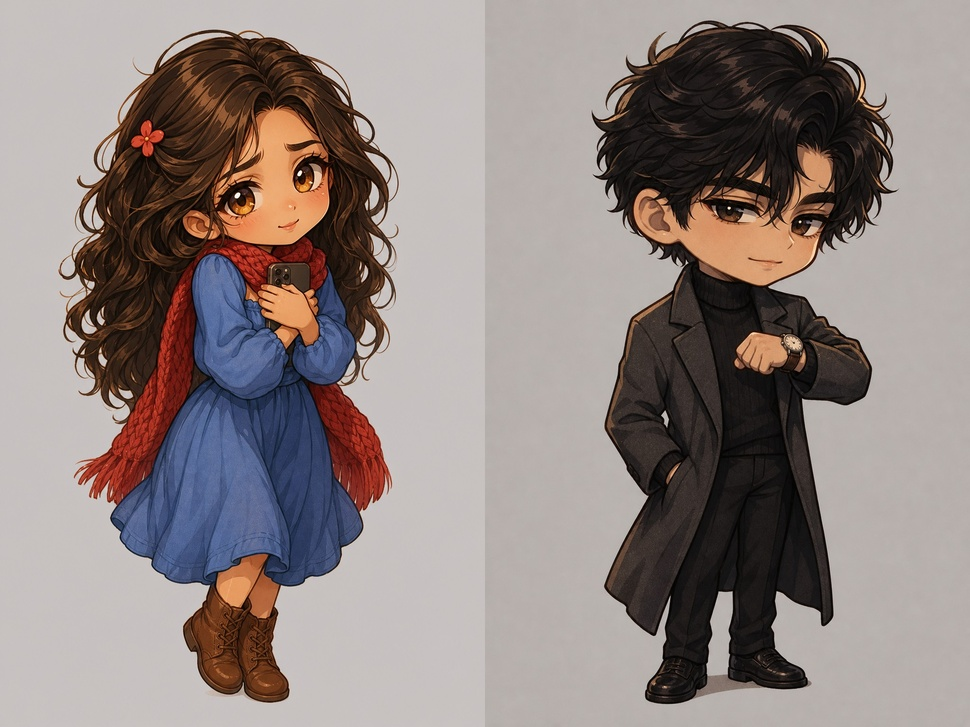
#> input picture shorts/eleven/chibi-test-2.jpg, 970 x 727 px, shrunk from 2048 x 1536 before the run
$ python cutout.py chibi-test-2.jpg chibi-test-3.jpg
#> lines starting #> are read from the running program, lines starting #| are printed output that depends on the picture; after the words box and inside, x2 and y2 are one past the last pixel; in counts of white or black regions, pixels touching at a corner belong together
"""Cut a character out of a plain backdrop: colour key from the border, GrabCut to settle the boundary, a guided
filter for soft hair edges, and colour decontamination so no grey halo is left.
    python cutout.py in.png out.png [--tol 16] [--flat]
"""
import sys, numpy as np, cv2

src, dst = sys.argv[1], sys.argv[2]
tol = float(sys.argv[sys.argv.index('--tol') + 1]) if '--tol' in sys.argv else 16.0
bgr = cv2.imread(src, cv2.IMREAD_COLOR)
#> bgr is the input picture: shape (727, 970, 3); mean B, G, R 128.8, 131.7, 143.1
h, w = bgr.shape[:2]
#> h = 727; w = 970
lab = cv2.cvtColor(cv2.medianBlur(bgr, 5), cv2.COLOR_BGR2LAB).astype(np.float32)
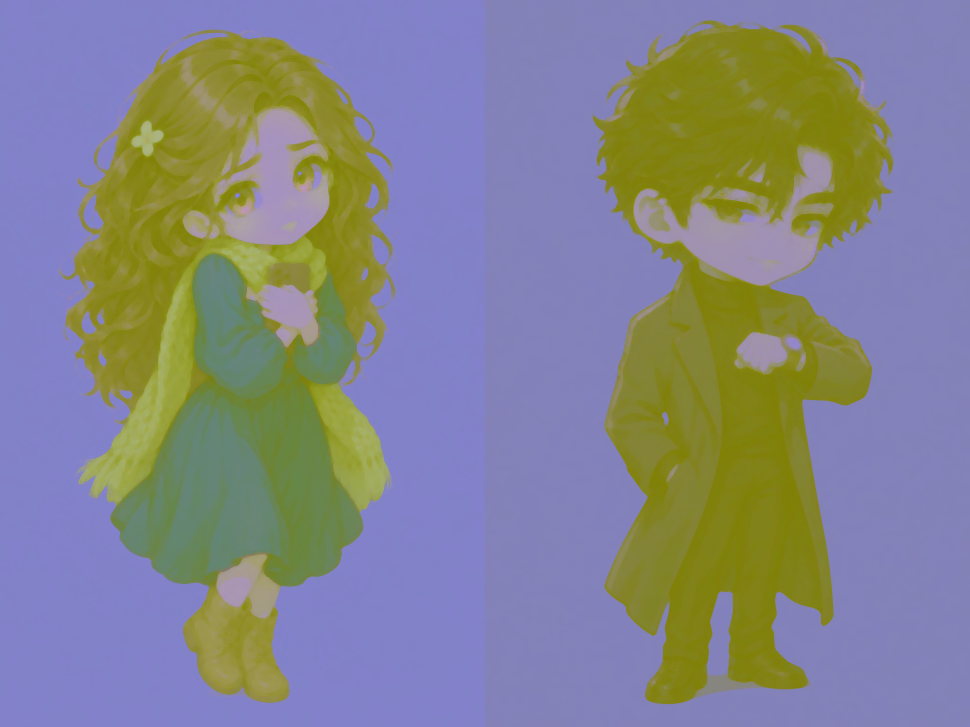
#> lab: shape (727, 970, 3) float32; mean B, G, R 139.8, 131.9, 131.2
border = np.concatenate([lab[:10].reshape(-1, 3), lab[-10:].reshape(-1, 3), lab[:, :10].reshape(-1, 3), lab[:, -10:].reshape(-1, 3)])
# the backdrop drifts a little across the frame: use the colour of the nearest border region, smoothly
# only neutral, light border pixels count as backdrop (close-ups have the subject touching the edges)
neutral = border[(np.abs(border[:, 1] - 128) < 7) & (np.abs(border[:, 2] - 128) < 9) & (border[:, 0] > 140)]
bgc = np.median(neutral if len(neutral) > 200 else border, 0)
#> bgc = [193.5, 130, 130]
d = np.linalg.norm(lab - bgc, axis=2)
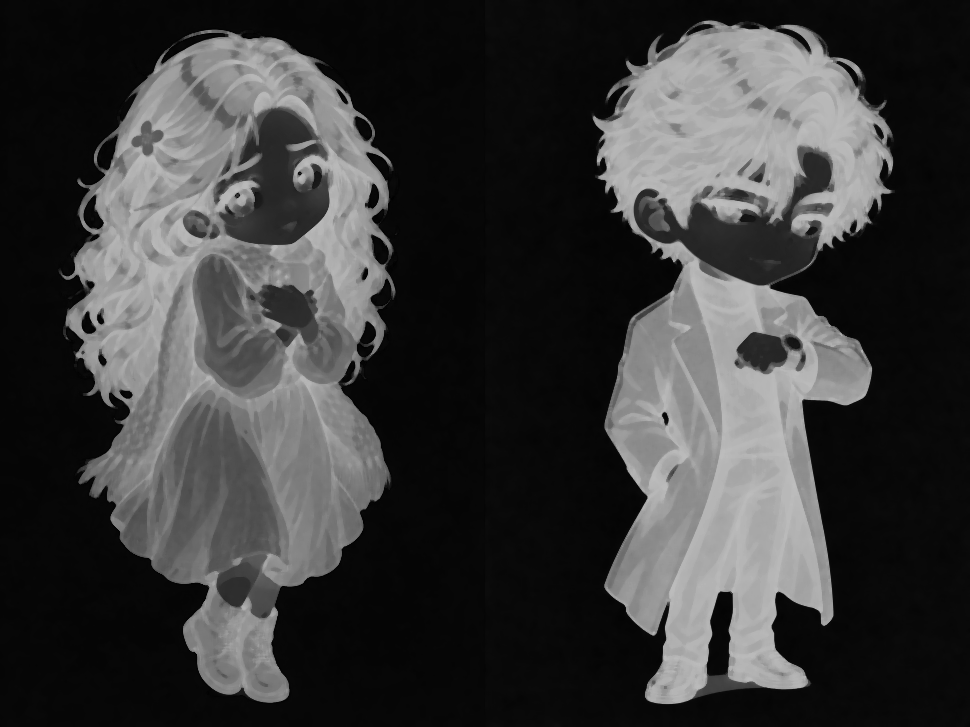
#> d: shape (727, 970) float32; min 0.5, max 190.5, mean 58.8
cand = (d < tol).astype(np.uint8)
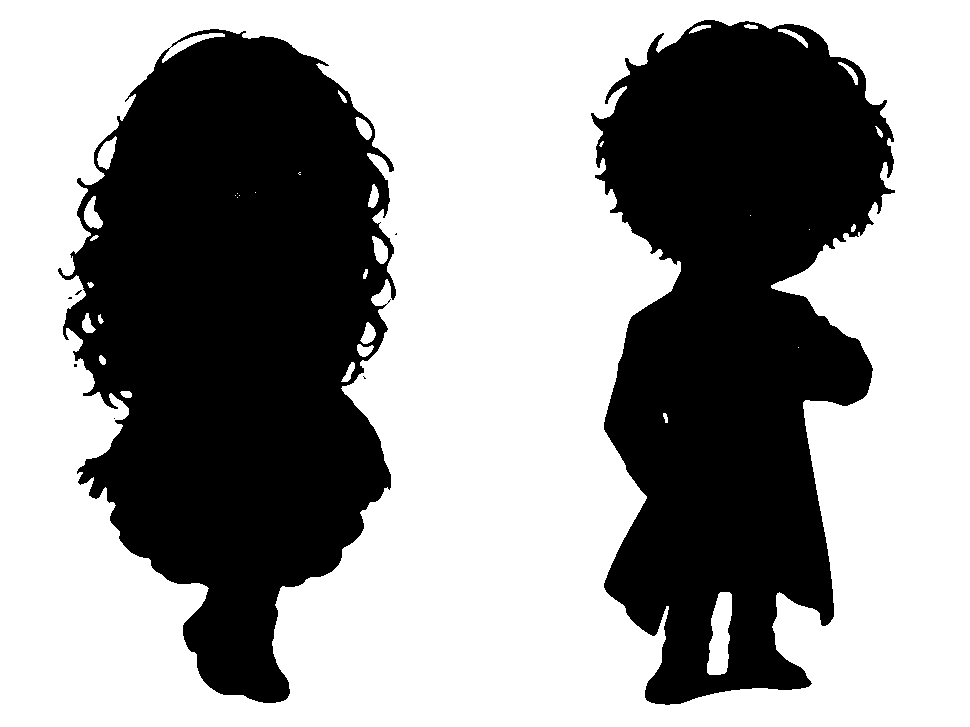
#> cand: shape (727, 970); values 0 (black) and 1 (white), 59.6% white; 8 black regions (6 under 20 px), largest, box (x1, y1, x2, y2) and area: (58, 29, 396, 703) 149659, (591, 20, 895, 705) 135253
n, lbl = cv2.connectedComponents(cand, connectivity=4)
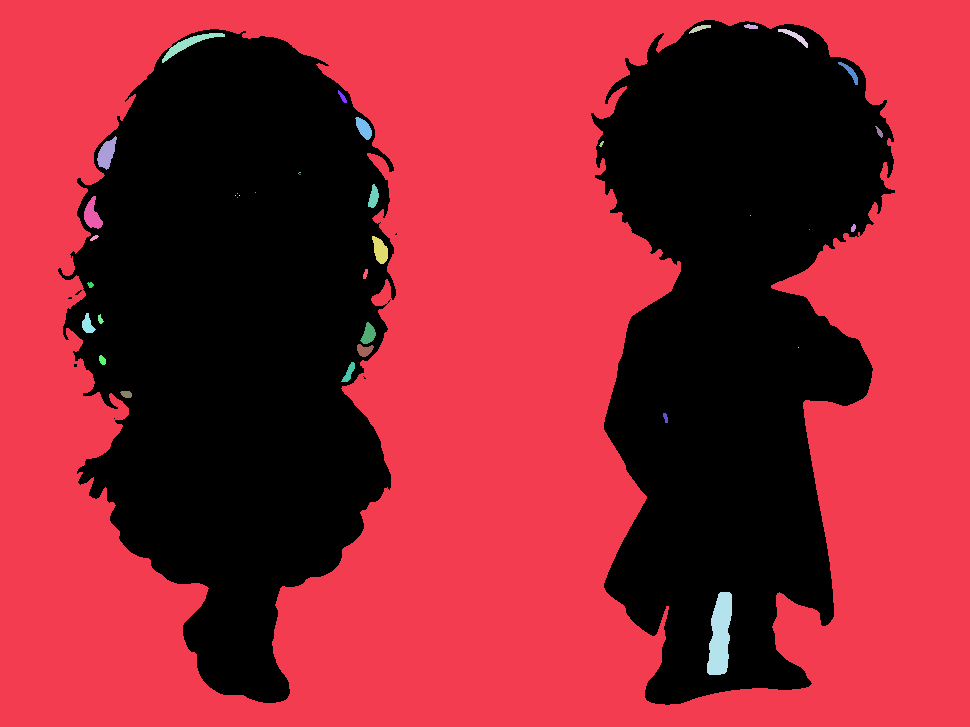
#> lbl: shape (727, 970) int32; 39 distinct labels, from 0 to 38; one colour per label, 0 black
#> n = 39
edge_labels = set(np.unique(np.concatenate([lbl[0], lbl[-1], lbl[:, 0], lbl[:, -1]]))) - {0}
#> edge_labels = 1 item
bg = np.isin(lbl, list(edge_labels))
#> bg: shape (727, 970) bool; 58.9% white; 8 black regions (6 under 20 px), largest, box (x1, y1, x2, y2) and area: (58, 29, 396, 703) 152465, (591, 20, 895, 705) 137287
flat = '--flat' in sys.argv
if flat:
    # line art: backdrop pockets enclosed by outlines (gaps between hair strands, under arms) are backdrop too
    # strictly the backdrop's own neutral grey, so pale skin and cream cloth never count
    pocket = ((d < 7) & (np.abs(lab[..., 1] - 128) < 3) & (np.abs(lab[..., 2] - 128) < 3)).astype(np.uint8)
    n3, l3, st3, _ = cv2.connectedComponentsWithStats(pocket, connectivity=4)
    for i in range(1, n3):
        if st3[i, cv2.CC_STAT_AREA] > h * w * 0.0008: bg[l3 == i] = True
# trimap for GrabCut
k = np.ones((7, 7), np.uint8)
sure_bg = cv2.erode(bg.astype(np.uint8), k, iterations=2).astype(bool)
#> sure_bg: shape (727, 970) bool; 53.9% white; 2 black regions, box (x1, y1, x2, y2) and area: (52, 23, 403, 709) 169810, (585, 14, 901, 711) 155325
sure_fg = cv2.erode((~bg).astype(np.uint8), k, iterations=3).astype(bool)
#> sure_fg: shape (727, 970) bool; 34.2% white; 2 white regions, box (x1, y1, x2, y2) and area: (76, 39, 381, 693) 129543, (608, 31, 878, 695) 111930
mask = np.full((h, w), cv2.GC_PR_FGD, np.uint8)
mask[bg] = cv2.GC_PR_BGD
mask[sure_bg] = cv2.GC_BGD
mask[sure_fg] = cv2.GC_FGD
bgdm, fgdm = np.zeros((1, 65), np.float64), np.zeros((1, 65), np.float64)
if flat: hard = (~bg).astype(np.float32)
else:
    cv2.grabCut(bgr, mask, None, bgdm, fgdm, 4, cv2.GC_INIT_WITH_MASK)
    hard = np.isin(mask, [cv2.GC_FGD, cv2.GC_PR_FGD]).astype(np.float32)
# drop specks: keep components larger than 0.2% of the frame
n2, l2, stats, _ = cv2.connectedComponentsWithStats((hard > 0.5).astype(np.uint8), connectivity=8)
keep = np.zeros_like(hard)
for i in range(1, n2):
    if stats[i, cv2.CC_STAT_AREA] > h * w * 0.002: keep[l2 == i] = 1
#> keep: shape (727, 970) float32; values 0 (black) and 1 (white), 40.5% white; 2 white regions, box (x1, y1, x2, y2) and area: (58, 30, 396, 702) 150372, (592, 21, 897, 704) 135082
hard = keep
# soft edges: guided by the image, so hair strands get partial alpha
guide = bgr.astype(np.float32) / 255
alpha = cv2.ximgproc.guidedFilter(guide, hard, 4, 1e-4)
# where the pixel is clearly backdrop-coloured, push alpha down (strand gaps)
softbg = np.clip((d - tol * 0.6) / (tol * 0.9), 0, 1)
band = cv2.dilate(hard, k, 2) - cv2.erode(hard, k, 2)
alpha = np.where(band > 0, np.minimum(alpha, softbg + 0.15), alpha)
alpha = np.clip(alpha, 0, 1)
alpha[alpha < 0.04] = 0
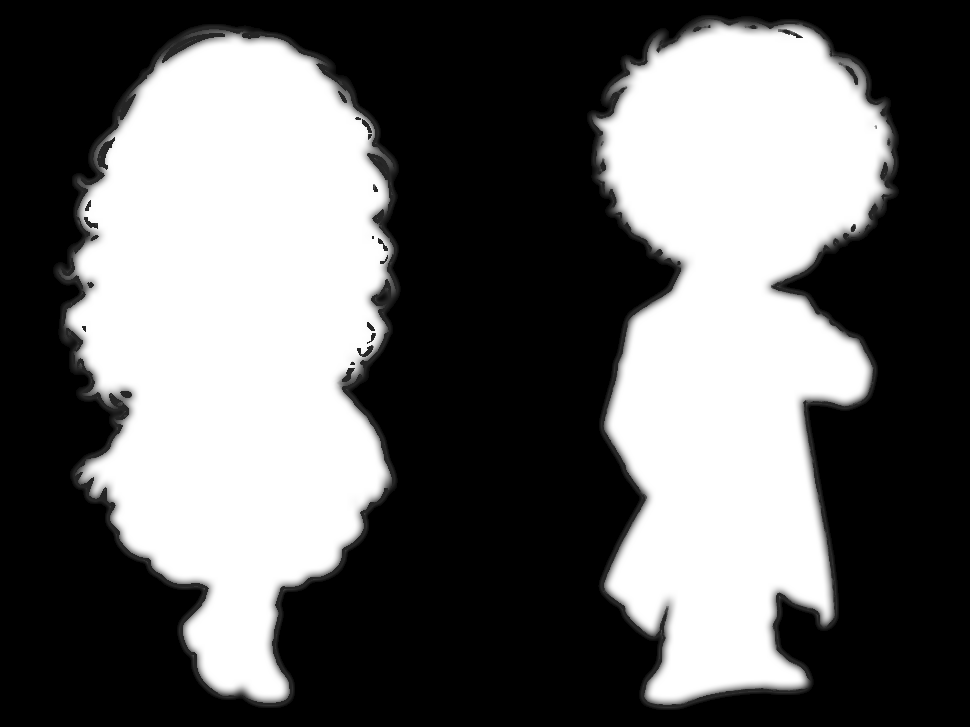
#> alpha: shape (727, 970) float32; min 0, max 1, mean 0.401
# decontaminate: remove the backdrop colour mixed into edge pixels
bg_bgr = cv2.cvtColor(np.uint8([[bgc]]), cv2.COLOR_LAB2BGR)[0, 0].astype(np.float32)
#> bg_bgr = [183, 185, 192]
img = bgr.astype(np.float32)
a3 = np.maximum(alpha, 0.08)[..., None]
clean = np.clip((img - (1 - a3) * bg_bgr) / a3, 0, 255)
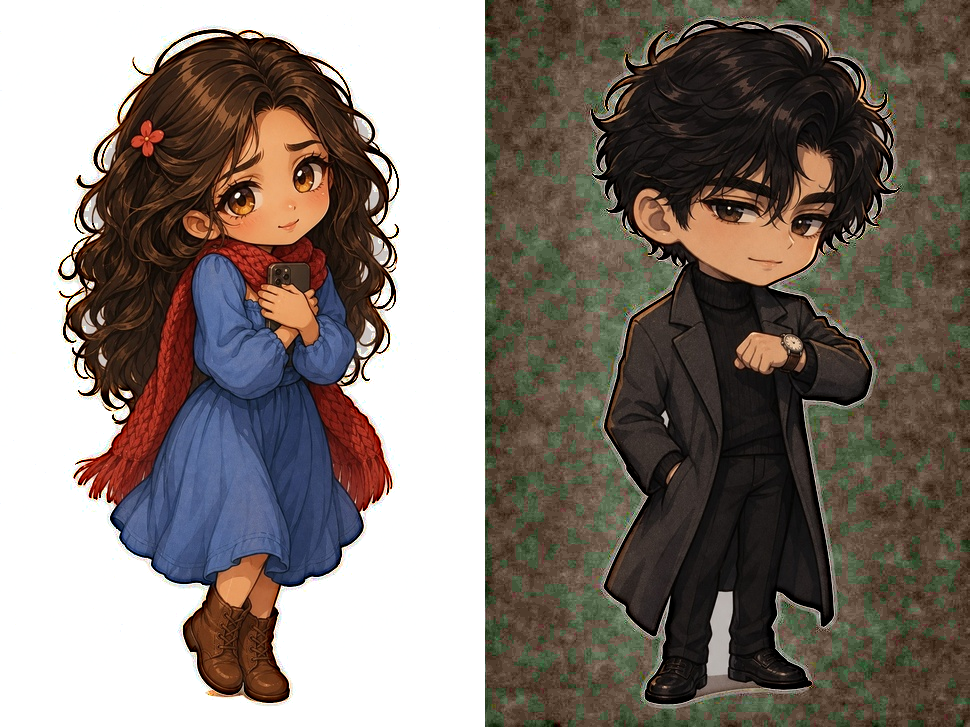
#> clean: shape (727, 970, 3) float32; mean B, G, R 112, 119.2, 129.3
out = np.where(alpha[..., None] > 0.97, img, clean)
rgba = np.dstack([out, alpha * 255]).astype(np.uint8)
cv2.imwrite(dst, rgba)
print(f'{dst}: {w}x{h}, subject {hard.mean() * 100:.0f}% of frame, backdrop {bgc.round(1)}')
#| chibi-test-3.jpg: 970x727, subject 40% of frame, backdrop [193.5 130.  130. ]

$ run again, on shorts/eleven/chibi-test-4.jpg
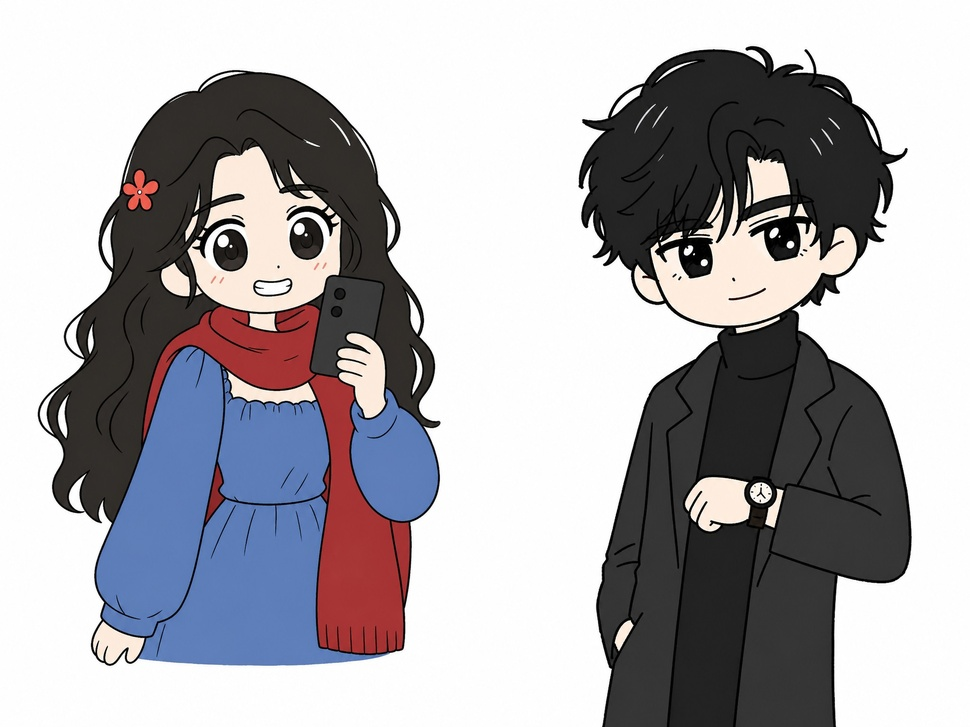
#> input picture shorts/eleven/chibi-test-4.jpg, 970 x 727 px, shrunk from 2048 x 1536 before the run
#> bgr is the input picture: shape (727, 970, 3); mean B, G, R 173.3, 169.2, 171.4
#> bgc = [254, 128, 128]
#> cand: shape (727, 970); values 0 (black) and 1 (white), 52.7% white; 19 black regions (15 under 20 px), largest, box (x1, y1, x2, y2) and area: (37, 70, 441, 666) 177969, (578, 46, 912, 727) 155782, (679, 277, 686, 285) 35, (758, 491, 764, 497) 22
#> lbl: shape (727, 970) int32; 242 distinct labels, from 0 to 241
#> n = 242
#> edge_labels = 1 item
#> bg: shape (727, 970) bool; 51.2% white; 2 black regions, box (x1, y1, x2, y2) and area: (37, 70, 441, 666) 181355, (578, 46, 912, 727) 163097
#> sure_bg: shape (727, 970) bool; 47% white; 1 white region, box (x1, y1, x2, y2) and area: (0, 0, 970, 727) 331756
#> sure_fg: shape (727, 970) bool; 42.9% white; 2 white regions, box (x1, y1, x2, y2) and area: (49, 79, 431, 657) 161366, (592, 58, 903, 727) 141468
#> `alpha[alpha < 0.04] = 0`:
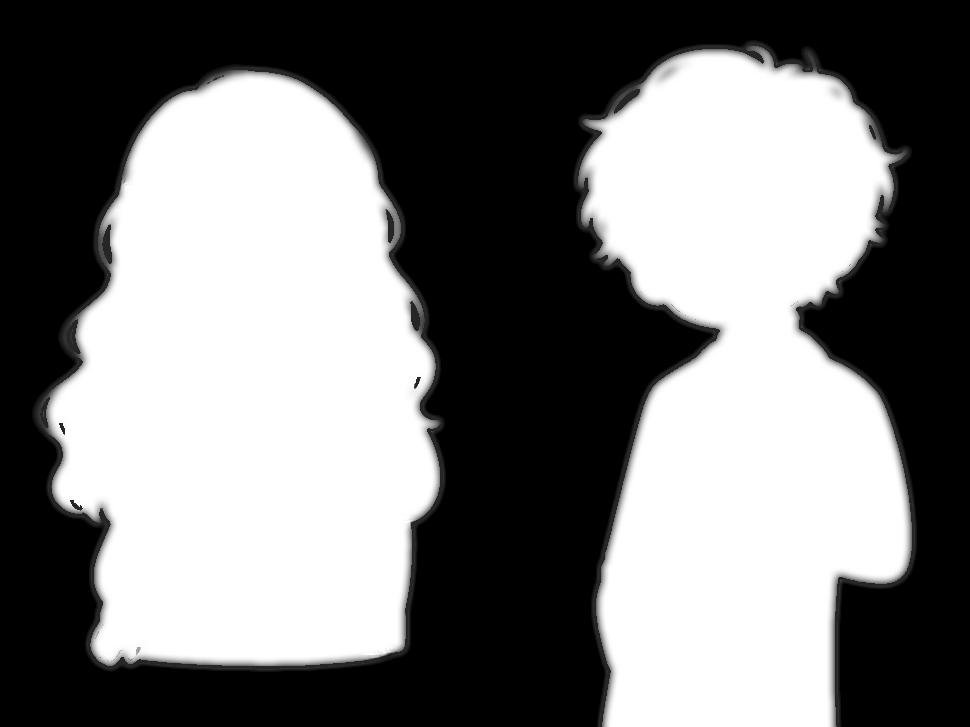
#> alpha: shape (727, 970) float32; min 0, max 1, mean 0.479
#> bg_bgr = [254, 254, 254]
#> `clean = np.clip((img - (1 - a3) * bg_bgr) / a3, 0, 255)`:
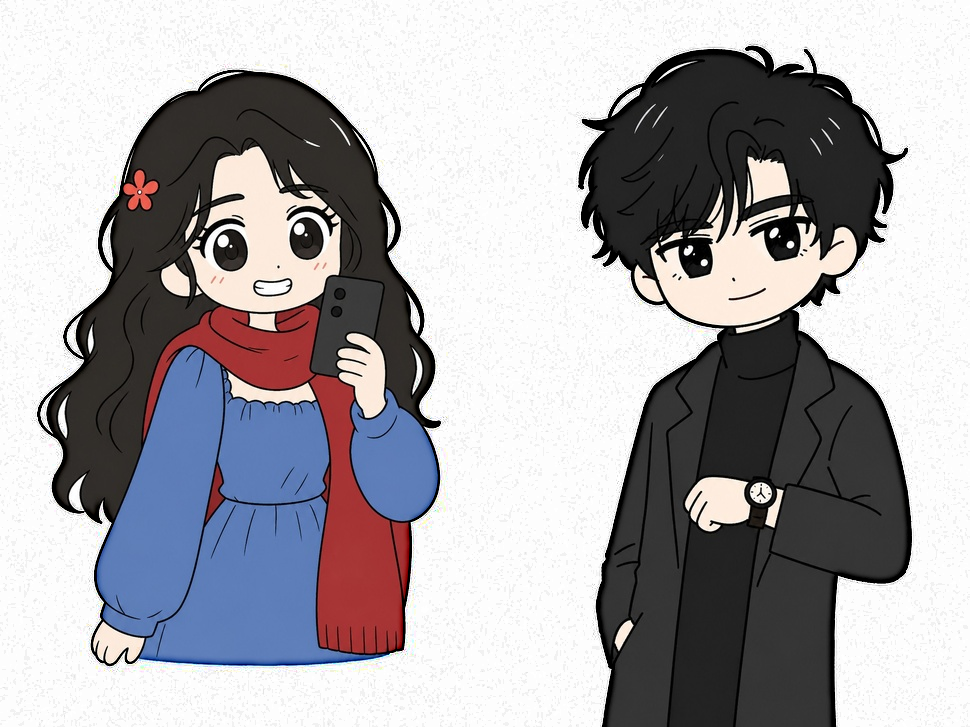
#> clean: shape (727, 970, 3) float32; mean B, G, R 171, 167, 169.2
#| chibi-test-4.jpg: 970x727, subject 48% of frame, backdrop [254. 128. 128.]
